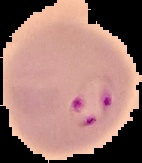
#> input picture dah snaek/tumlen/malaria/parasitized_01.jpg, 142 x 163 px, found by its file name
$ python Detect_Malaria_firstAttempt.py
#> lines starting #> are read from the running program, lines starting #| are printed output that depends on the picture; after the words box and inside, x2 and y2 are one past the last pixel; in counts of white or black regions, pixels touching at a corner belong together
import numpy as np
import cv2 as cv
import matplotlib.pyplot as plt
import os

folder = 'D:\\KIM\\ProgEmer\\Pan\\malaria\\' #This is my own directory, use your own
file = folder + 'parasitized_01.jpg'


original_img = cv.imread(file)
#> original_img is the input picture: shape (163, 142, 3); mean B, G, R 110.2, 117.2, 155.1
#cv.imshow("hi",original_img) #: To check the image was read or not
#cv.waitKey(0)

height, width, depth = original_img.shape
#> height = 163; width = 142; depth = 3
r,g,b = cv.split(original_img)
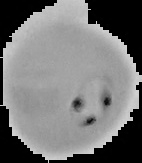
#> g: shape (163, 142); min 0, max 214, mean 117.2
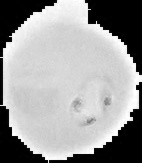
#> b: shape (163, 142); min 0, max 255, mean 155.1
blank = np.zeros([height, width], np.uint8)# dont know the reason why we use np.uint8

"""
r_new = cv.merge([r*20, blank, blank])
g_new = cv.merge([blank, g*10, blank])
b_new = cv.merge([blank, blank, b*10])
"""#Just try somethings but the result wouldnt satisfy so I wont use it
new_img = cv.merge([r*5, g, b])
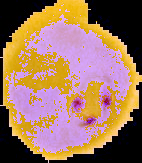
#> new_img: shape (163, 142, 3); mean B, G, R 97.3, 117.2, 155.1
new_img_gray = cv.cvtColor(new_img, cv.COLOR_BGR2GRAY)
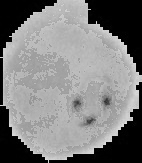
#> new_img_gray: shape (163, 142); min 0, max 225, mean 126.2
#important ----------------------
#-----------------------------------------------------------
ima = cv.bitwise_xor(new_img_gray, r) #interesting"""--------------------------------------
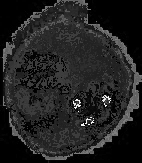
#> ima: shape (163, 142); min 0, max 255, mean 33.4
#This one can cut the black border off so Im gonna use this one
re, there = cv.threshold(ima, 130, 255, cv.THRESH_BINARY) #interest"""---------------------
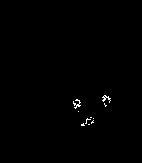
#> there: shape (163, 142); 0.42% white in thin lines or dots, all inside (x1, y1, x2, y2) = (73, 95, 111, 126)
#-----------------------------------------------------------
"""
img_cutoff = cv.bitwise_and(new_img_gray, r)#the reason we cant use cv.bitwise_and(new_img_gray, new_img)
                                            #the first one is in gray scale which the number of array is not the
                                            #same as the second one so it lead to conflict.
res, thereshold = cv.threshold(img_cutoff, 100, 255, cv.THRESH_BINARY)
#the image is much more clearer. Then, I will find the contour to identify where the parasite is
inv_img = cv.bitwise_not(thereshold)#for finding border


kernel = np.ones((5,5), np.uint8)
opening = cv.morphologyEx(inv_img, cv.MORPH_OPEN, kernel)
contours, hierarchy = cv.findContours(opening, cv.RETR_TREE, cv.CHAIN_APPROX_SIMPLE)
border = np.zeros([height, width, 3])
cv.drawContours(border, contours, -1, (0,255,0), -1)
"""
kernel = np.ones((1,1), np.uint8) #Kernel size 5*5 is too big So I use 1*1 instead
opening = cv.morphologyEx(there, cv.MORPH_OPEN, kernel )
contour, hier = cv.findContours(opening, cv.RETR_TREE, cv.CHAIN_APPROX_SIMPLE )
#> contour = 12 contours, all with area under 20
bord = np.zeros([height, width, 3])
cv.drawContours(bord, contour, -1, (0,255,0),-1  )

"""
hsv = cv.cvtColor(original_img, cv.COLOR_BGR2HSV)
#we gonna increase the brightness of the image to make the color more easily to detect

h,s,v = cv.split(hsv)
v = v*10
hsv = cv.merge([h,s,v])
hsv_back = cv.cvtColor(hsv, cv.COLOR_HSV2BGR)
#convert the picture back to BGR channal
new_img_hsv = cv.cvtColor(hsv_back, cv.COLOR_BGR2GRAY)
"""#The image is not as good as I thought so I wont use it
plt.subplot(4,4,1)
plt.imshow(original_img, cmap = 'gray')
plt.subplot(4,4,2)
plt.imshow(r, cmap = 'gray')
plt.subplot(4,4,3)
plt.imshow(new_img_gray, cmap = 'gray') #after comparing r & new_img_gray almost similar but there are some points
                                        #that not the same so I will use bitwisw_and to cut off the diference
plt.subplot(4,4,4)
plt.imshow(new_img, cmap = 'gray')
plt.subplot(4,4,5)
plt.imshow(ima, cmap = 'gray')
"""
plt.imshow(img_cutoff, cmap = 'gray') #the parasite in the cell is more clearer than r and new_img_gray
plt.subplot(4,4,6)
plt.imshow(thereshold, cmap = 'gray')#see? after I applied cv.thereshold the color remain just black and white
                                    #and now we can see the parasite much more clearer
plt.subplot(4,4,7)
plt.imshow(border, cmap = 'gray'), plt.title("DONE!!!")
"""

plt.subplot(4,4,6)
plt.imshow(there, cmap= 'gray')
plt.subplot(4,4,7)
plt.imshow(bord, cmap ='gray')
plt.show()
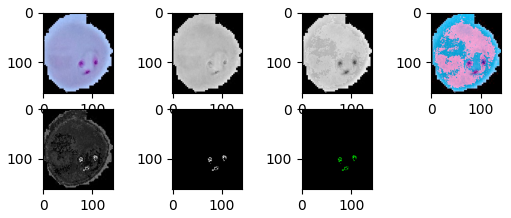
#> figure drawn by matplotlib, 7 panels; B, G, R data is drawn as R, G, B

$ run again, with dah snaek/tumlen/malaria/parasitized_04.jpg copied over dah snaek/tumlen/malaria/parasitized_01.jpg
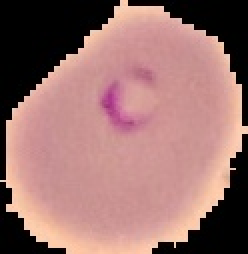
#> input picture dah snaek/tumlen/malaria/parasitized_04.jpg, 124 x 127 px, found by its file name (shown 2 times larger)
#> original_img is the input picture: shape (127, 124, 3); mean B, G, R 109.9, 113.2, 153.5
#> `ima = cv.bitwise_xor(new_img_gray, r) #interesting"""-----------------..`:
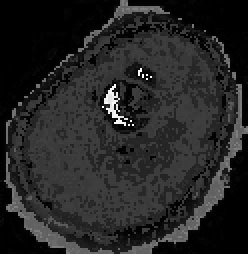
#> ima: shape (127, 124) (shown 2 times larger); min 0, max 255, mean 37.1
#> `re, there = cv.threshold(ima, 130, 255, cv.THRESH_BINARY) #interest"""..`:
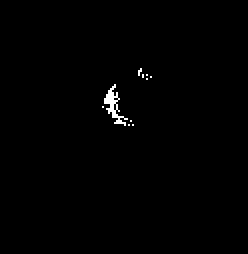
#> there: shape (127, 124) (shown 2 times larger); 0.61% white in thin lines or dots, all inside (x1, y1, x2, y2) = (51, 34, 76, 63)
#> contour = 12 contours, 11 with area under 20; largest, box (x1, y1, x2, y2) and area: (52, 42, 64, 63) 54
